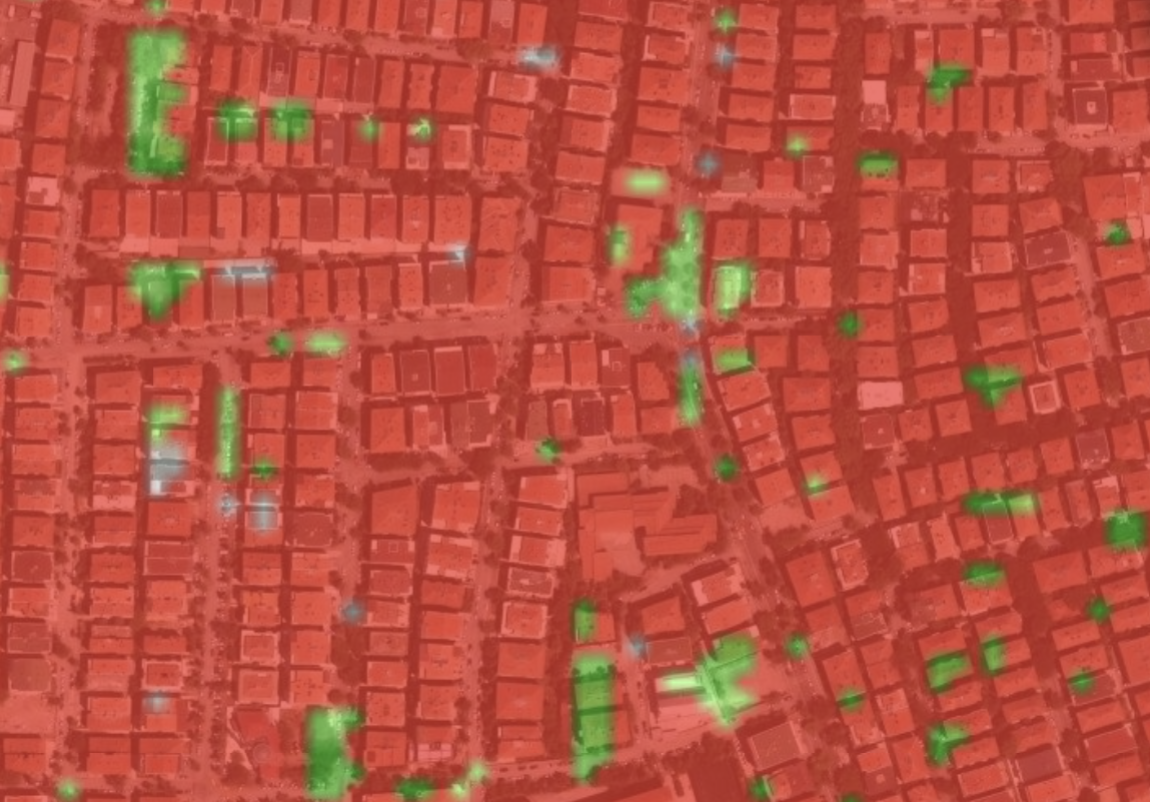
#> input picture reproduce/models/Images/Ankara_ESA.png, 1150 x 802 px, given in place of nuremberg_v3.png, which was not available
$ python build_comparison_map.py
#> lines starting #> are read from the running program, lines starting #| are printed output that depends on the picture
#!/usr/bin/env python3
"""
Build an interactive deck.gl / MapLibre comparison viewer for Nuremberg.

Uses the same rendering approach as the TerraPulse dashboard:
  - MapLibre GL for ESRI satellite tiles (zoomable, high-res)
  - deck.gl BitmapLayer with nearest-neighbor filtering for pixel-perfect overlays
  - 4-corner georeferencing for accurate projection (no stretching/shaking)
"""

import gc
import os
import sys
import time
import base64
from io import BytesIO

import numpy as np
from PIL import Image

PROJECT_ROOT = os.path.dirname(os.path.dirname(os.path.dirname(
    os.path.abspath(__file__))))
sys.path.insert(0, PROJECT_ROOT)

from reproduce.models.shared.config import N_CLASSES, CLASS_NAMES

PRED_DIR = os.path.join(PROJECT_ROOT, "reproduce", "models", "prediction_maps")

# 4-corner georeferencing computed from the actual S2 raster (EPSG:32632 → WGS84)
# Image orientation: row 0 = north (top), row H = south (bottom)
# deck.gl BitmapLayer bounds order: [bottomLeft, topLeft, topRight, bottomRight]
# which is [SW, NW, NE, SE]
WGS84_CORNERS = [
    [10.944405, 49.379838],  # SW (bottom-left of image)
    [10.950141, 49.524573],  # NW (top-left of image)
    [11.206967, 49.519957],  # NE (top-right of image)
    [11.200478, 49.375246],  # SE (bottom-right of image)
]

# Class colors RGBA
CLASS_COLORS_RGBA = [
    ( 20, 200,  20, 160),   # tree_cover
    (210, 180,  50, 180),   # shrubland
    (140, 255, 100, 160),   # grassland
    (255, 240,  50, 160),   # cropland
    (255,  40,  40, 180),   # built_up
    (200, 200, 200, 160),   # bare_sparse
    ( 40, 100, 255, 180),   # water
]

ORIG_COLORS = np.array([
    [  0, 128,   0], [170, 160,  60], [152, 230, 100], [255, 225,  80],
    [220,  40,  40], [180, 180, 180], [ 30,  80, 220],
], dtype=np.uint8)


def ts():
    return time.strftime("%H:%M:%S")


def reconstruct_class_map(png_path):
    img = np.array(Image.open(png_path))
#> img is the input picture: shape (802, 1150, 4); mean R, G, B, A 183.5, 80.8, 64.1, 255
    H = img.shape[0] - 40
#> H = 762
    rgb = img[:H]
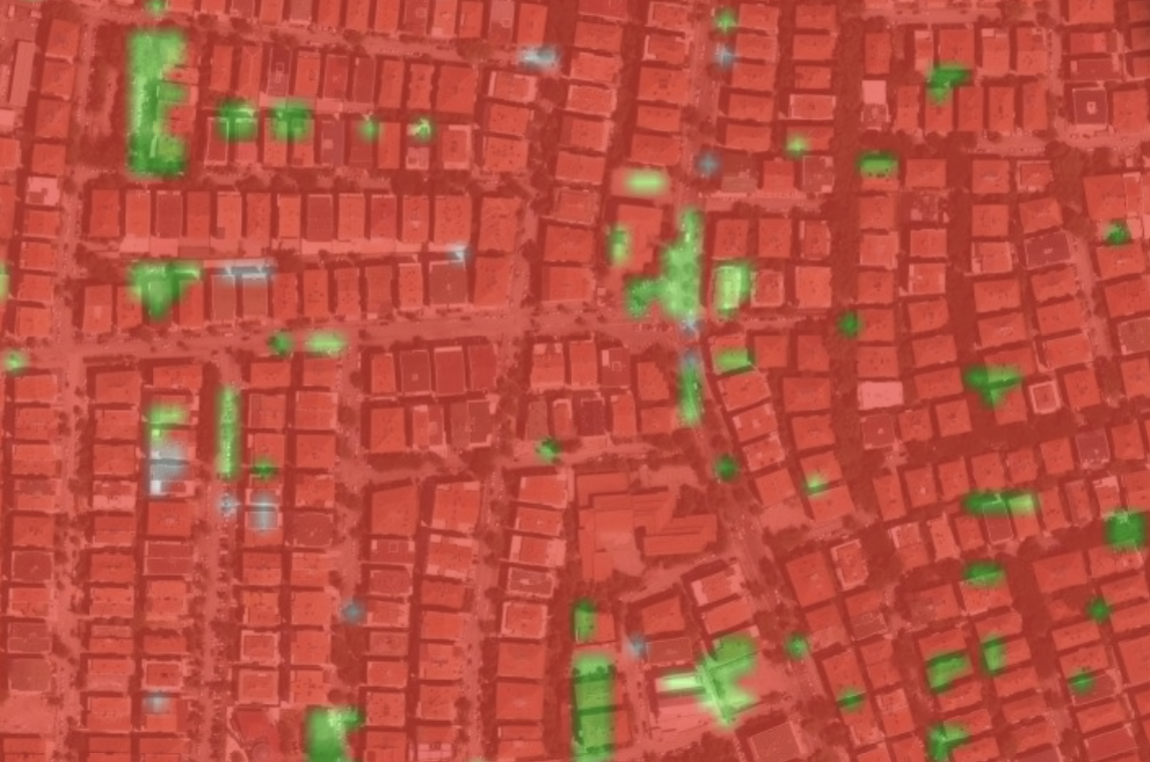
#> rgb: shape (762, 1150, 4); mean R, G, B, A 183.8, 80.8, 64.1, 255
    pred = np.full(rgb.shape[:2], 255, dtype=np.uint8)
    for ci in range(7):
        mask = np.all(rgb == ORIG_COLORS[ci], axis=2)
        pred[mask] = ci
#> pred: shape (762, 1150); every value is 255
    return pred


# [229 lines left out: functions class_map_to_rgba_png_b64, diff_map_to_rgba_png_b64, build_html, not called in this run]


def main():
    os.makedirs(PRED_DIR, exist_ok=True)

    print(f"[{ts()}] Building deck.gl comparison viewer...")

    print(f"[{ts()}] Loading prediction maps...")
    v3_pred = reconstruct_class_map(os.path.join(PRED_DIR, "nuremberg_v3.png"))
    v5_pred = reconstruct_class_map(os.path.join(PRED_DIR, "nuremberg_v5.png"))
    cb_pred = reconstruct_class_map(os.path.join(PRED_DIR, "nuremberg_catboost_v5.png"))

    # Load ESA WorldCover labels
    from reproduce.models.shared.config import get_train_cities, get_val_cities, get_test_cities
    all_cities = get_train_cities() + get_val_cities() + get_test_cities()
    nuremberg = [c for c in all_cities if c.name == "nuremberg"][0]
    H, W = v3_pred.shape
    try:
        from reproduce.models.shared.data import load_pixel_labels
        wc_labels = load_pixel_labels(nuremberg, year=2021)
        if wc_labels is not None:
            print(f"  ESA labels: {wc_labels.shape}")
        else:
            wc_labels = np.full((H, W), 255, dtype=np.uint8)
    except Exception:
        wc_labels = np.full((H, W), 255, dtype=np.uint8)

    print(f"[{ts()}] Encoding layers as PNG data URIs (no upscale - deck.gl does nearest)...")
    uris = []

    uri = class_map_to_rgba_png_b64(v3_pred)
    print(f"  V3: {len(uri)//1024:,} KB")
    uris.append(("v3", "SSNet V3 (86.4% acc, 2.8M params)", uri))

    uri = class_map_to_rgba_png_b64(v5_pred)
    print(f"  V5: {len(uri)//1024:,} KB")
    uris.append(("v5", "SSNet V5 (86.5% acc, 1.2M params)", uri))

    uri = class_map_to_rgba_png_b64(cb_pred)
    print(f"  CB: {len(uri)//1024:,} KB")
    uris.append(("cb", "CatBoost pixel_v5 (81.7% acc)", uri))

    uri = diff_map_to_rgba_png_b64(v3_pred, v5_pred)
    print(f"  Diff: {len(uri)//1024:,} KB")
    uris.append(("diff", "V3 vs V5 Disagreement", uri))

    uri = class_map_to_rgba_png_b64(wc_labels)
    print(f"  Labels: {len(uri)//1024:,} KB")
    uris.append(("labels", "ESA WorldCover Ground Truth", uri))

    print(f"[{ts()}] Generating HTML...")
    html = build_html(uris)

    out_path = os.path.join(PRED_DIR, "nuremberg_comparison.html")
    with open(out_path, "w", encoding="utf-8") as f:
        f.write(html)

    size_mb = os.path.getsize(out_path) / 1e6
    print(f"\n[{ts()}] Done! {out_path} ({size_mb:.1f} MB)")
    print("  Open in browser for pixel-perfect comparison.")


if __name__ == "__main__":
#> (the run stopped early here; a loop or call above may not have finished)

$ run again, on reproduce/models/Images/Grassland_vs_cropland_esa.png
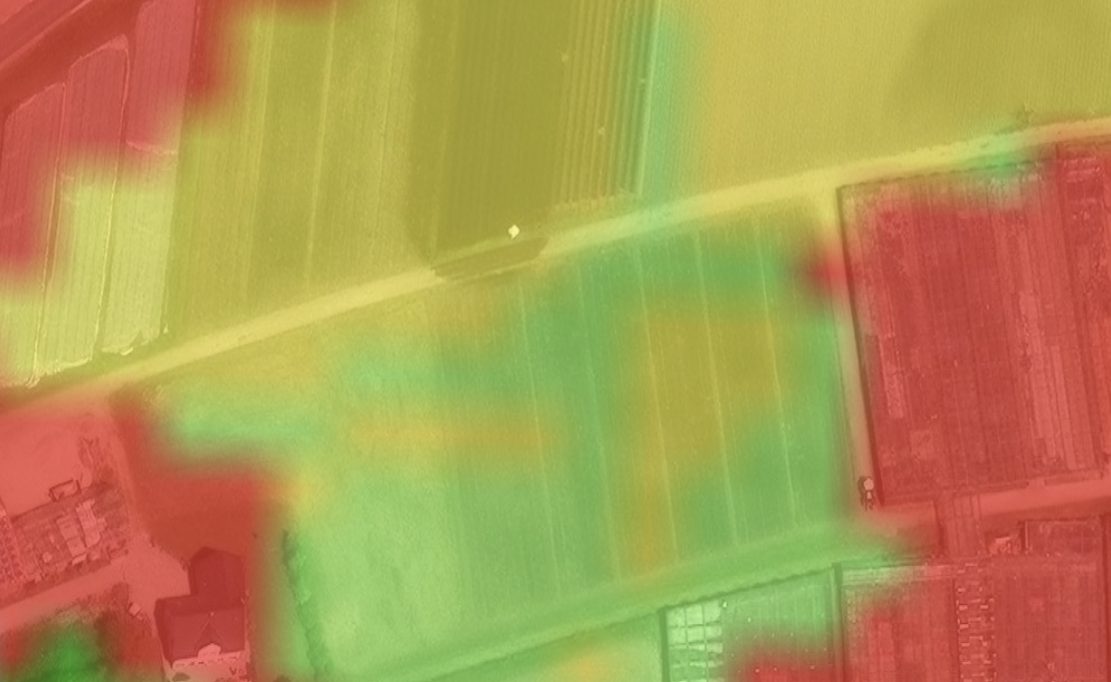
#> input picture reproduce/models/Images/Grassland_vs_cropland_esa.png, 1111 x 682 px, given in place of nuremberg_v3.png, which was not available
#> in reconstruct_class_map, img is the input picture: shape (682, 1111, 4); mean R, G, B, A 175.2, 150, 81.9, 255
#> in reconstruct_class_map, `rgb = img[:H]`:
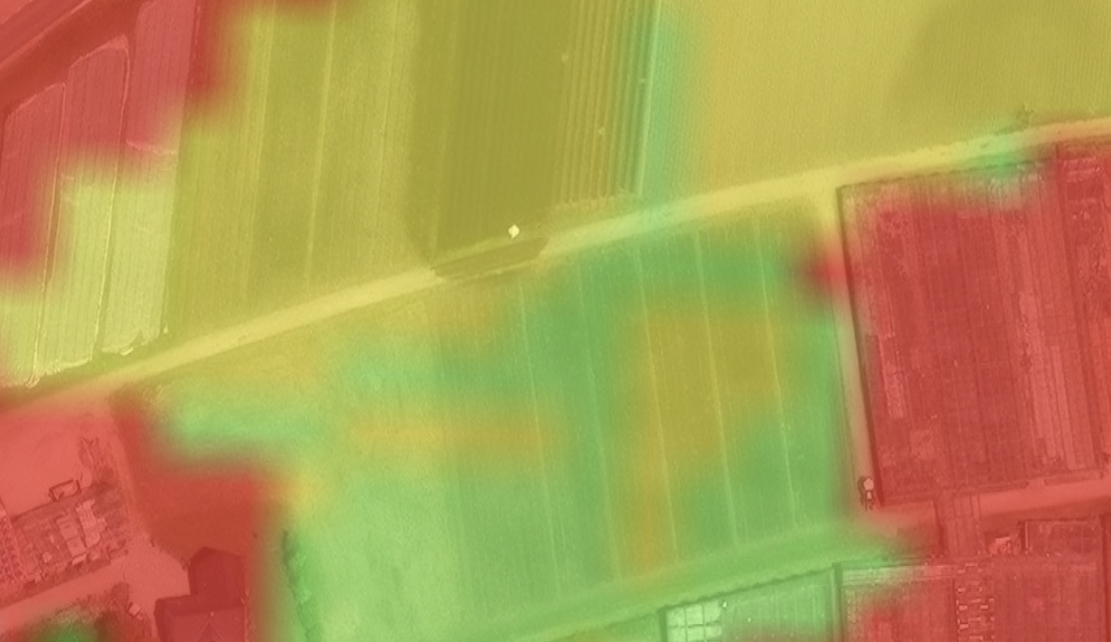
#> rgb: shape (642, 1111, 4); mean R, G, B, A 176.2, 151.2, 82, 255
